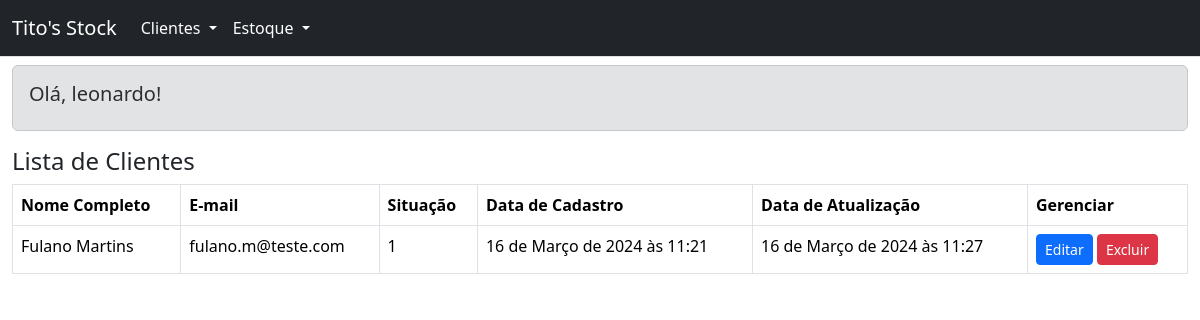
The app's page /clientes/ (signed in) with its own data.
### cliente/models.py (models this page shows)
class Clientes(models.Model):
    primeiro_nome = models.CharField(max_length=50)
    sobrenome = models.CharField(max_length=50)
    email = models.CharField(max_length=100)
    status = models.IntegerField()
    created_at = models.DateTimeField(default=datetime.now)
    updated_at = models.DateTimeField(default=datetime.now, blank=True)

### cliente/views.py (the view)
# urls.py: path('', views.index, name='index_cliente'),
def index(request):
    if request.user.is_authenticated:
        lista_clientes = Clientes.objects.all()
        return render(request, 'index.html', {'lista': lista_clientes})
    else:
        return redirect('index_usuario')

### cliente/templates/index.html
{% extends "master.html" %}
{% block content %}
    <h4>Lista de Clientes</h4>
    <table class="table table-bordered table-hover">
        <thead>
            <tr>
                <th>Nome Completo</th>
                <th>E-mail</th>
                <th>Situação</th>
                <th>Data de Cadastro</th>
                <th>Data de Atualização</th>
                <th>Gerenciar</th>
            </tr>
        </thead>
        <tbody>
            {% if lista %}
                {% for cliente in lista %}
                    <tr>
                        <td>{{ cliente.primeiro_nome }} {{ cliente.sobrenome }}</td>
                        <td>{{ cliente.email }}</td>
                        <td>{{ cliente.status }}</td>
                        <td>{{ cliente.created_at }}</td>
                        <td>{{ cliente.updated_at }}</td>
                        <td>
                            <a
                                href="{% url 'editar_cliente' cliente.id %}"
                                class="btn btn-primary btn-sm"
                            >
                                Editar
                            </a>
                            <a
                                href="{% url 'deletar_cliente' cliente.id %}"
                                class="btn btn-danger btn-sm"
                            >
                                Excluir
                            </a>
                        </td>
                    </tr>
                {% endfor %}
            {% else %}
                <tr>
                    <td class="text-center" colspan="6">
                        Nenhum cliente cadastrado
                    </td>
                </tr>
            {% endif %}
        </tbody>
    </table>
{% endblock  %}

### usuario/templates/master.html (shortened to what this page needs)
<!DOCTYPE html>
<html lang="pt-br">
<head>
    {% load bootstrap5 %}
    {% bootstrap_css %}
</head>
<body>
    <header>
        <nav class="navbar navbar-expand-lg bg-dark border-bottom border-body">
            <div class="container-fluid">
                <a class="navbar-brand text-white" href="#">Tito's Stock</a>
                <div class="collapse navbar-collapse" id="navbarSupportedContent">
                    <ul class="navbar-nav me-auto mb-2 mb-lg-0">
                        <li class="nav-item dropdown">
                            <a class="nav-link dropdown-toggle text-white" href="#" role="button" data-bs-toggle="dropdown"
                                aria-expanded="false">
                                Clientes
                            </a>
                        </li>
                        <li class="nav-item dropdown">
                            <a class="nav-link dropdown-toggle text-white" href="#" role="button" data-bs-toggle="dropdown"
                                aria-expanded="false">
                                Estoque
                            </a>
                        </li>
                    </ul>
                </div>
            </div>
        </nav>
    </header>
    <main class="container-fluid mt-2">
        <div class="alert alert-secondary">
            <h5>Olá, {{ user.username }}!</h5>
        </div>
        {% block content %}
        {% endblock %}
    </main>
</body>
</html>

### records on screen
Clientes: primeiro_nome "Fulano", sobrenome "Martins", email "fulano.m@teste.com", status "1", created_at "16 de Março de 2024 às 11:21", updated_at "16 de Março de 2024 às 11:27"

### other values on screen
{{ user.username }} "leonardo"
